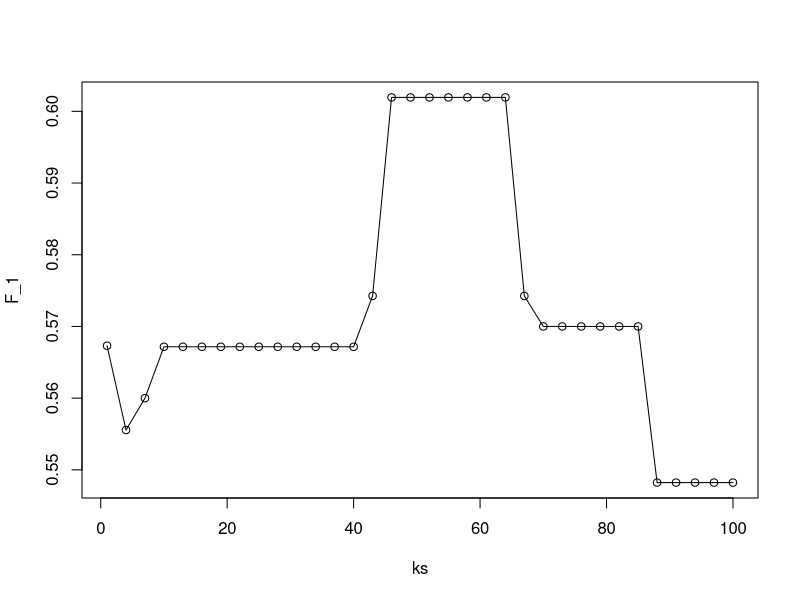

Generate this figure with R:
library(dslabs)
library(tidyverse)
library(caret)
data("heights")

set.seed(1, sample.kind="Rounding")
test_index <- createDataPartition(heights$sex, times = 1, p = 0.5, list = FALSE)
test_set <- heights[test_index, ]
train_set <- heights[-test_index, ]     

ks <- seq(1, 101, 3)
F_1 <- sapply(ks, function(k){
  fit <- knn3(sex ~ height, data = train_set, k = k)
  y_hat <- predict(fit, test_set, type = "class") %>% 
    factor(levels = levels(train_set$sex))
  F_meas(data = y_hat, reference = test_set$sex)
})
plot(ks, F_1, type="o")
max(F_1)
ks[which.max(F_1)]

# Q2
library(dslabs)
data("tissue_gene_expression")

set.seed(1)
library(caret)
y <- tissue_gene_expression$y
x <- tissue_gene_expression$x
test_index <- createDataPartition(y, list = FALSE)
sapply(seq(1, 11, 2), function(k){
  fit <- knn3(x[-test_index,], y[-test_index], k = k)
  y_hat <- predict(fit, newdata = data.frame(x=x[test_index,]),
                   type = "class")
  mean(y_hat == y[test_index])
})
